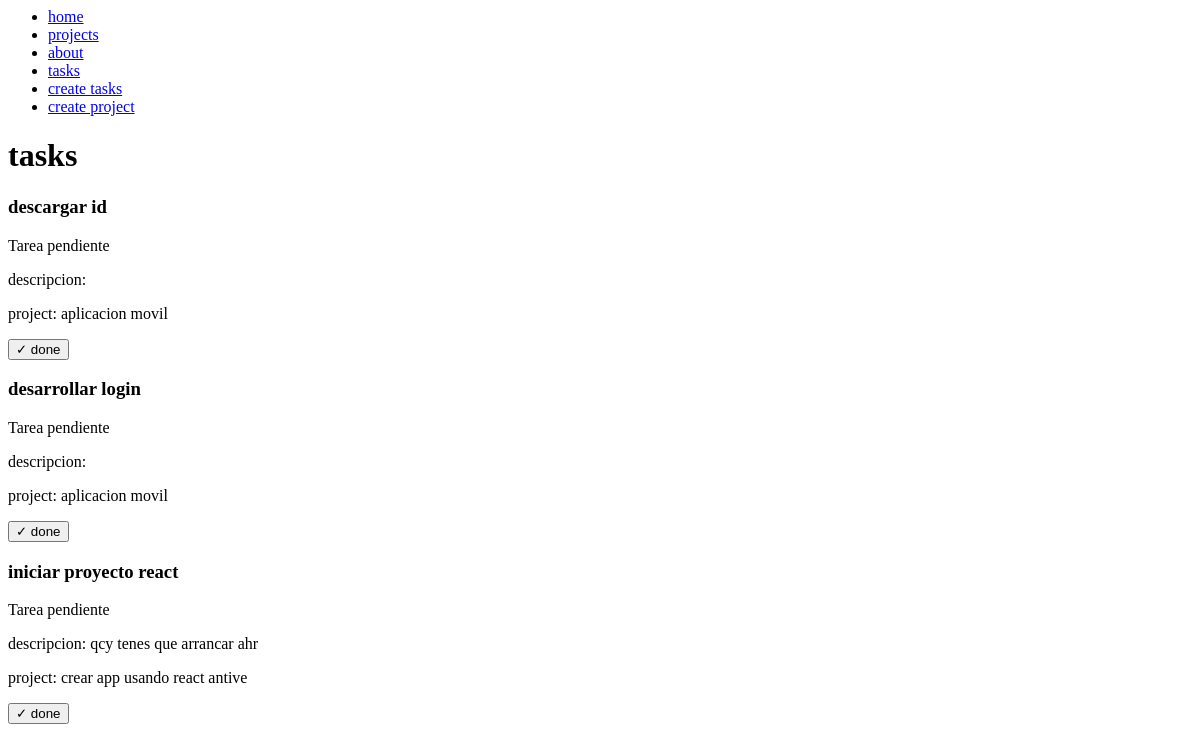
/tasks/, run on an earlier commit of the app's database.
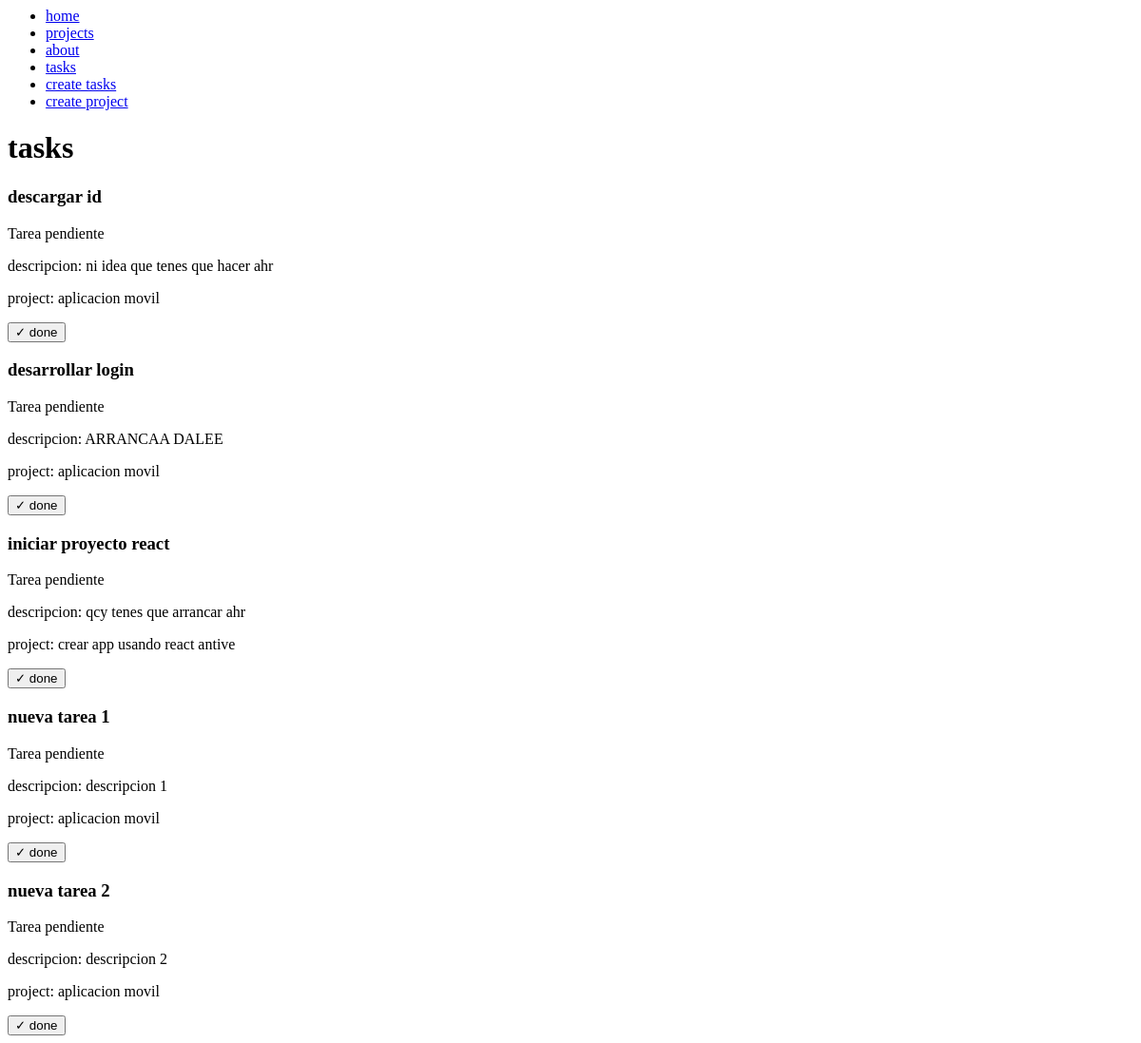
And on a later commit of the database.
### myapp/models.py (models this page shows, shortened)
class Task(models.Model):
    title = models.CharField(max_length=200)
    description = models.TextField()
    project = models.ForeignKey(Project, on_delete=models.CASCADE)
    done = models.BooleanField(default=False)

class Project(models.Model):
    title = models.CharField(max_length=200)

### myapp/views.py (the view)
# urls.py: path('tasks/', views.tasks),
def tasks(request):
    tasks = Task.objects.all()
    return render(request, 'tasks.html',{'tasks':tasks} )

### myapp/templates/tasks.html (shortened to what this page needs)
{% extends 'layouts/base.html' %}
{% block content %}
    <h1>tasks</h1>
    {% for task in tasks %}
        <h3>{{task.title}}</h3>
        {% if task.done == False %}
            <p>Tarea pendiente</p>
        {% else %}
            <p>Tarea realizada</p>
        {% endif %}
        <p>descripcion: {{task.description}}</p>
        <p>project: {{task.project.title}}</p>
        <button>✓ done</button>
    {% endfor %}
{% endblock %}

### myapp/templates/layouts/base.html
<nav>
    <ul>
        <li>
            <a href="/"> home </a>
        </li>
        <li>
            <a href="/projects"> projects</a>
        </li>
        <li>
            <a href="/about"> about </a>
        </li>
        <li>
            <a href="/tasks"> tasks </a>
        </li>
        <li>
            <a href="/create_tasks"> create tasks </a>
        </li>
        <li>
            <a href="/create_project"> create project </a>
        </li>
    </ul>
</nav>
{% block content %}
{% endblock %}

What changed in the data, as far as the page shows it:
changed Task "descargar id": description (not shown) → "ni idea que tenes que hacer ahr"
changed Task "desarrollar login": description (not shown) → "ARRANCAA DALEE"
added Task: title "nueva tarea 1", done "Tarea pendiente", description "descripcion 1", project "aplicacion movil"
added Task: title "nueva tarea 2", done "Tarea pendiente", description "descripcion 2", project "aplicacion movil"
